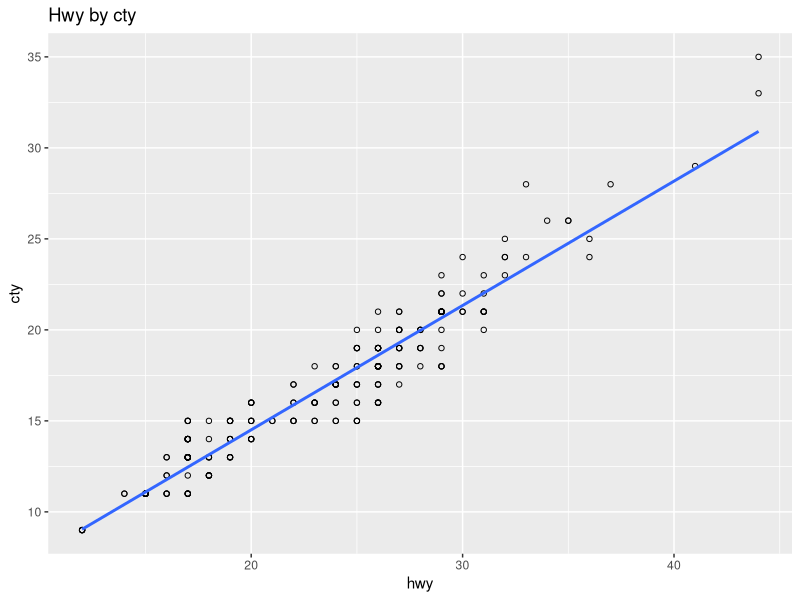
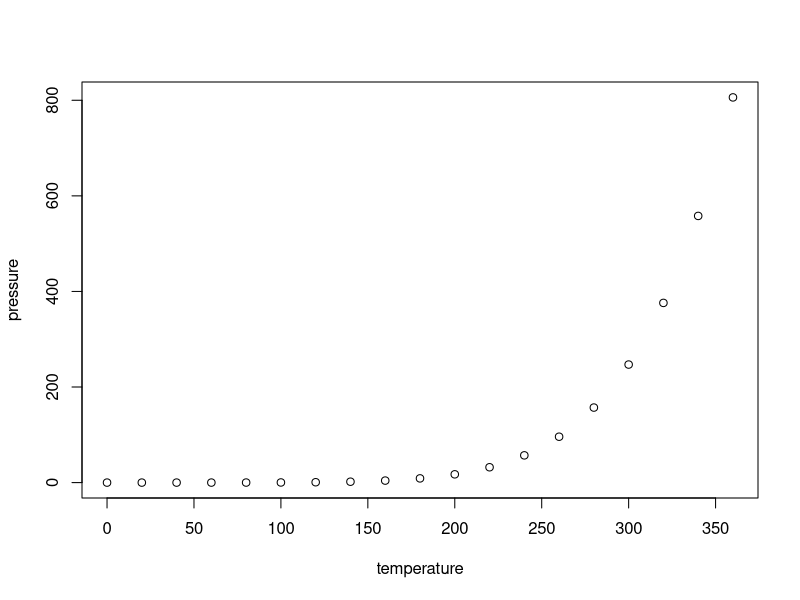

Write R code to recreate these figures, in order.
## ---- chunk 1
knitr::opts_chunk$set(echo = TRUE)
## ---- chunk 2
library(ggplot2)
#Loads the data
mpg
#Shows the data
str(mpg)

#1
#Save the mpg table as a dataframe
mpgDF <- data.frame(mpg)
head(mpgDF)

#Sorts the mpg data frame by the hwy value
#Because it sorts in ascending order, we reversed that with a -
sortedList<- mpgDF[order(-mpg$hwy),]
#Makes a data frame with the values at the top of sorted list
top3 <- head(sortedList, 3)
#print the dataframe
print(top3)
## ---- chunk 3
#The reason you need a comma is because it does not know if you are specifying rows or columns
#After the comma, specifies what other columns to return. Not specified = all of them
noRepeats <- mpgDF[mpgDF$class == 'compact',]
print(noRepeats)
#Removes duplicate compact models
noDupes <- unique(noRepeats$model)
#class(noDupes)
#Makes noDupes a data frame
noDupes <- data.frame(noDupes)
str(noDupes)
print(noDupes)
#class(noDupes)
#Variable to store the number of different compact car models 
numCompact <- length(noDupes)
#Prints the number of compact cars on the list
print(numCompact)

## ---- chunk 4
#Grab all of the hwy values by selecting the column in the dataframe
hwy <- data.frame(mpgDF$hwy)
hwy
#Grab all of the cty values by selecting teh column in the dataframe
cty <- data.frame(mpgDF$cty)
cty

#More ggplot stuff 
#http://www.sthda.com/english/wiki/ggplot2-title-main-axis-and-legend-titles
#Uses ggplot2 to make a scatterplot with 
ggplot(mpgDF, aes(x=hwy, y=cty)) +
  geom_point(shape=1) + 
  geom_smooth(method=lm,
              se=FALSE) +
  ggtitle("Hwy by cty")
## ---- chunk 5
plot(pressure)
